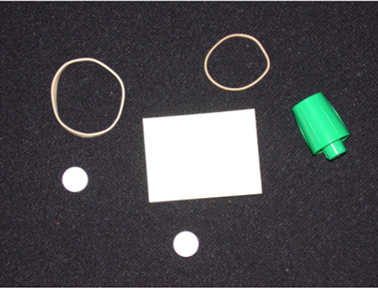
%> input picture RoundObj.png, 378 x 288 px
$ octave RoundObj.m   (GNU Octave 9; MATLAB toolbox functions it lacks are replaced by stand-ins)
%> lines starting %> are read from the running program, lines starting %| are printed output that depends on the picture; in (x1, y1, x2, y2) boxes, pixels count from 0 and x2, y2 are one past the last pixel; in counts of white or black regions, pixels touching at a corner belong together; the program's own positions count from 1
clc; clear; clearvars; close all hidden
I = imread('C:\Users\Dell XPS White\Desktop\MATLAB\Computer_Vision\RoundObj.png');
%> I is the input picture: size 288x378x3 uint8; mean R, G, B 74.9, 74.7, 78.5
Ibw = im2bw(I);
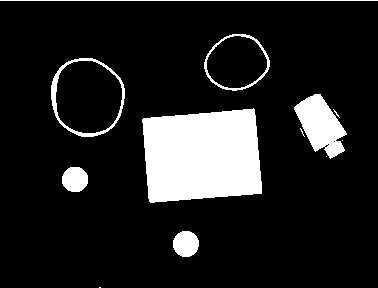
%> Ibw: size 288x378 logical; 13.1% white; 12 white regions (5 under 20 px), largest, box (x1, y1, x2, y2) and area: (142, 108, 262, 203) 9676, (294, 94, 347, 159) 1915, (51, 58, 125, 137) 762
Ibw = bwareaopen(Ibw,400);
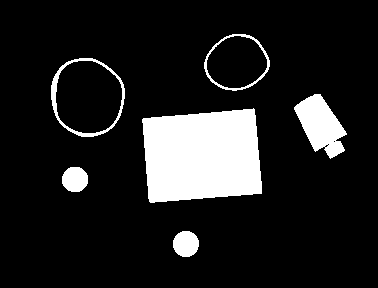
%> Ibw: size 288x378 logical; 12.7% white; 6 white regions, box (x1, y1, x2, y2) and area: (142, 108, 262, 203) 9676, (294, 94, 347, 159) 1915, (51, 58, 125, 137) 762, (173, 231, 199, 257) 539, (62, 167, 88, 192) 527, (204, 34, 270, 91) 458
se = strel('disk',2);
Ibw = imclose(Ibw,se);
%> Ibw: size 288x378 logical; 12.8% white; 6 white regions, box (x1, y1, x2, y2) and area: (142, 108, 262, 203) 9676, (294, 94, 347, 159) 1932, (51, 58, 125, 137) 764, (173, 231, 199, 257) 539, (62, 167, 88, 192) 527, (204, 34, 270, 91) 460
Ibw = imfill(Ibw, 'holes');
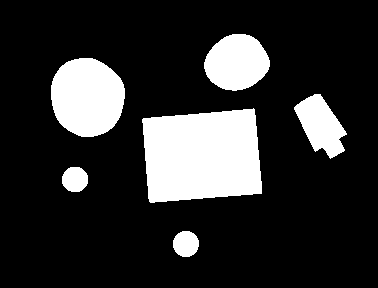
%> Ibw: size 288x378 logical; 18.5% white; 6 white regions
Ilabel = bwlabel(Ibw);
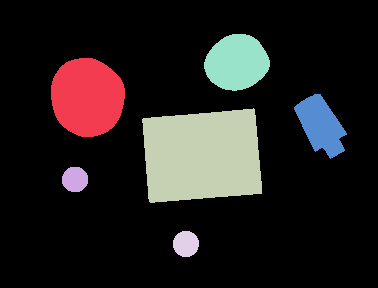
%> Ilabel: size 288x378 double; 7 distinct labels, from 0 to 6; one colour per label, 0 black
stat = regionprops(Ilabel, 'all');
%> stat = 6 regions; largest, box (x1, y1, x2, y2), Area, Centroid, MajorAxisLength, MinorAxisLength and Eccentricity: (142, 108, 262, 203) 9676 [202.7 156.4] 131.3 98.33 0.662, (51, 58, 125, 137) 4631 [87.9 97.7] 80.02 73.78 0.387, (204, 34, 270, 91) 2824 [237.3 63.1] 64.82 55.61 0.514, (294, 94, 347, 159) 1932 [321.5 125.9] 68.3 37.03 0.84
n = 0;
imshow(I);
hold on;
for x = 1:numel(stat)
    area = stat(x).Area;
   perimeter = stat(x).Perimeter;
   circularity = (4*area*pi)/perimeter.^2;
   if circularity > 0.9
      plot(stat(x).Centroid(1), stat(x).Centroid(2), 'ro','LineWidth',2);
      n = n + 1;
   end
   metric_string = sprintf('%2.2f', circularity);
   text(stat(x).Centroid(1),stat(x).Centroid(2)+25,metric_string,'Color','m','FontSize',14,'FontWeight','bold');
end
%> this loop made 6 passes
%> (area, perimeter, circularity, metric_string) on passes 1 to 6: (4631, 239, 1.02, '1.02'), (527, 78.16, 1.08, '1.08'), (9676, 391.1, 0.795, '0.80'), (539, 78.85, 1.09, '1.09'), (2824, 187.4, 1.01, '1.01'), (1932, 185.4, 0.706, '0.71')
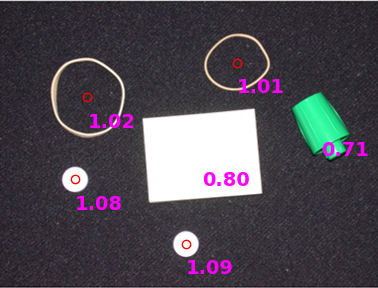
%> figure redrawn from the program's plot data
disp(['Total number of round objects = ' num2str(n)]);
%| Total number of round objects = 4
